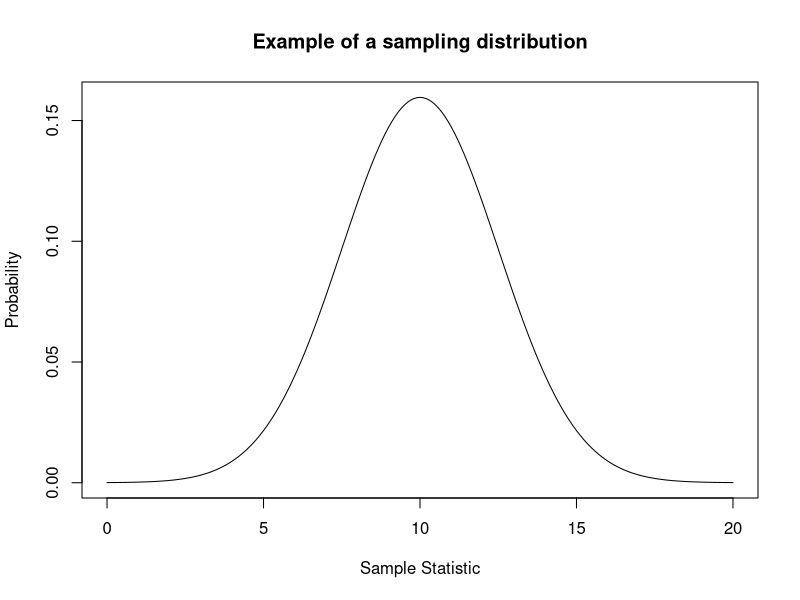
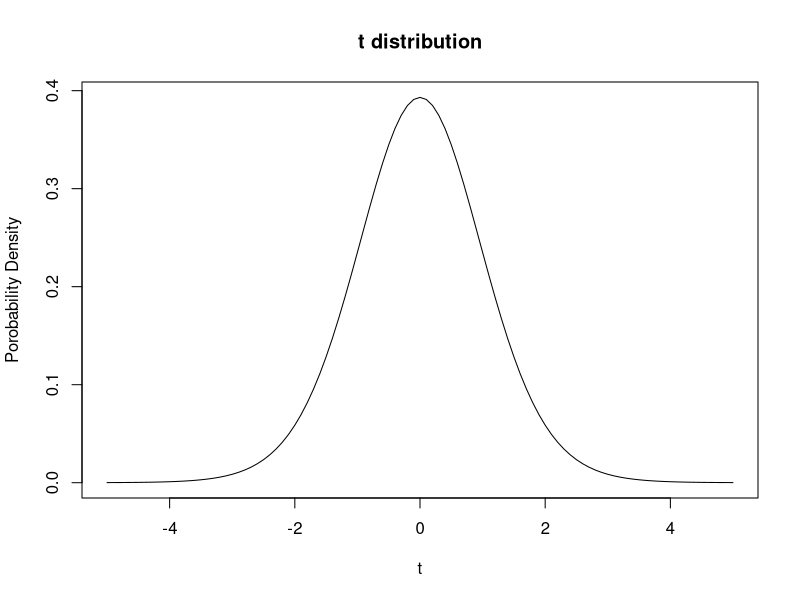
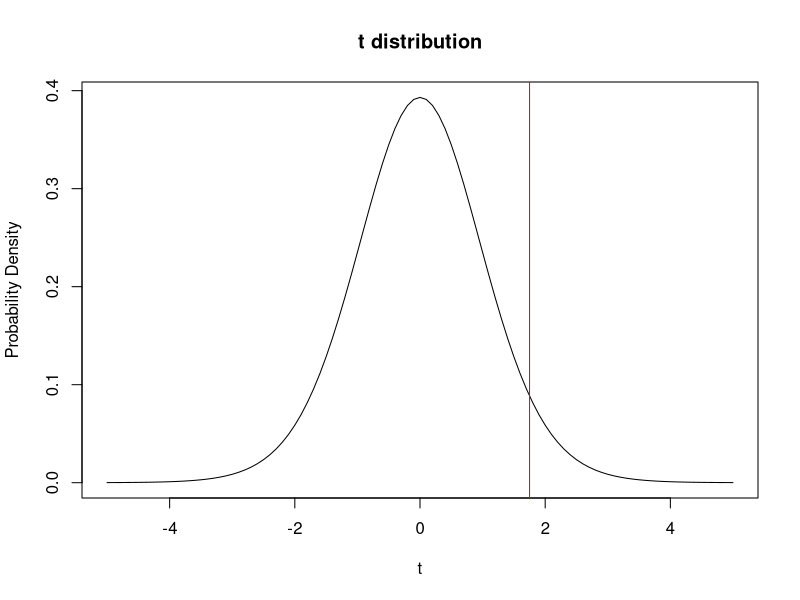
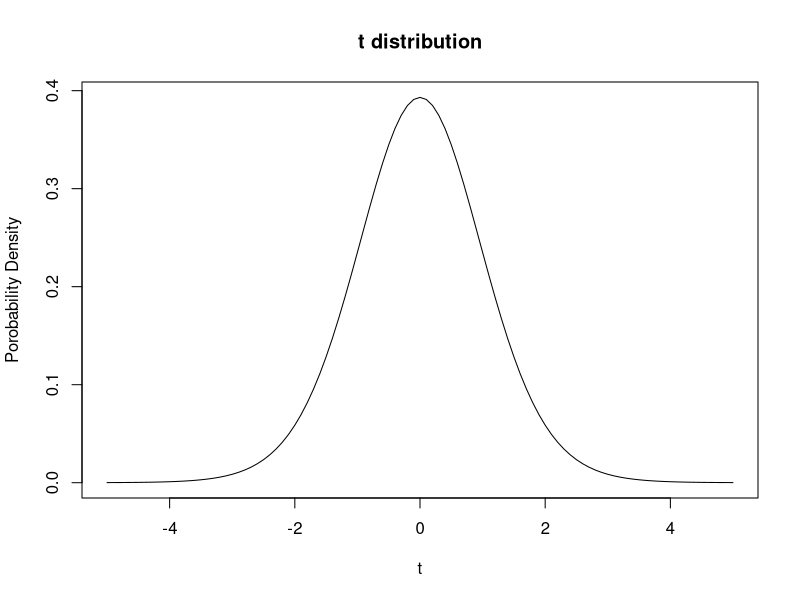

Recreate these plots in R, in order. (Note: this script raises an error after producing the figures.)
## ---- chunk 1
# lets create a super basic normal distribution to represent a sampling distribution.
# the mean of our distribution will be 10 and the standard deviation will be 2.5. 
x <- seq(0, 20, by = .1)
y <- dnorm(x, mean = 10, sd = 2.5)

# now we plot the distribution
plot(x,y,type='l', main="Example of a sampling distribution", ylab='Probability',
     xlab='Sample Statistic')

# Now lets draw a single point from an identical sampling distribution using the rnorm function
# If you are not familiar with rnorm, try running help(rnorm) and see what comes up

#Now lets draw a bunch of points from an idential distribution and see what they look like using the 
#hist() function. Try help(hist) if stuck.

## ---- chunk 2
#What does our t distribution look like?
tdistr=dt(seq(-5,5,by=.1),17)
plot(seq(-5,5,by=.1),tdistr,type="l",main="t distribution",xlab="t",ylab="Porobability Density")

# Let's add a not so random line to represent a theoretical t statistic. 
plot(seq(-5,5,by=.1),tdistr,type="l",main="t distribution",xlab="t",ylab="Probability Density")+
  abline(v=1.75, col='red')
## ---- chunk 3
# First set the sample size we are going to use when we draw our sample. Let's do 20 replicates and call 
# the variable n

# create a sample to use via the rnorm command and call it x. Give it a mean of 10 and a standard  
# deviation of 2.5.  plot it in a histogram and take a look. 
x=

#Quickly remake the t distribution. 
tdistr=dt(seq(-5,5,by=.1),17)
plot(seq(-5,5,by=.1),tdistr,type="l",main="t distribution",xlab="t",ylab="Porobability Density")

# what's our t value and where is it on the distribution?  What do you predict for the result of
# the test?

obs_t=(mean(x)-10)/(sd(x)/sqrt(length(x)))

# R's t test function is called t.test

# do the t.test:

# There are a lot of outputs, but for our purposes we want to focus on 
# the p-value. 
## ---- chunk 4
N_iter=20000
h_out=0
alpha=0.05
for (i in 1:N_iter){
  x=rnorm(n, mean=10, sd=2.5)
  p=t.test(x,mu=10,alternative="g")[["p.value"]]
  if (p < alpha){
  h_out=h_out+1
  }
  }
# So what's the rate of type I error?

h_out/N_iter

# It should be close to our significance level!  If H0 is true and we
# reject the Null we are out in the tail of distribution by chance.  And
# alpha is the probability of that!

# Ok that's all for now.  Go back to slides.
## ---- chunk 5

# first make 2 large samples, lets say 200 and 400 samples each. 
# The mean of x will be 10 and the mean of y will be 11. 
x=
y=

# Look at them using hist().

## ---- chunk 6
# very cute, but let's reduce the number of data points to make this a
# little more messy, I mean realistic. Lets do sample sizes of 20 and 40. 

x=
y=

# Look at them.

hist(x)
hist(y)
## ---- chunk 7

# Here I made the variances equal.  In practice if we are using a two
# sample t test and allowing ourselves to assume equal variances then we
# compute what is called the pooled standard deviation.  

sp=((length(x)-1)*sd(x)^2+(length(y)-1)*sd(y)^2)/(length(x)+length(y)-2)
sp=sqrt(sp)

# and then we need to think about our H0 for a moment.

# let's say our H0 is that the population means are equal.  ie mu1=mu2.  So
# we can calculate our t statistic as follows:
  
obs_t=(mean(x)-mean(y))/sqrt((sp^2)/length(x)+(sp^2)/length(y))

# Now we need to think about our Ha.  Let's say we thought it might be the
# case that mu1 < mu2, That means our t stat would be out there in the left
# tail of the distribution.  Think about an extreme case where we would feel confident
# in saying mu1 < mu2.  Imagine mu1 was 0 and
# mu2 was 1000.  If the samples were large and xbar ~mu1 and ybar ~mu2 then
# tstat would be large and negative! This means to the left.

# ok so what does our t distribution look like?  Where does our observed
# value of t land?  What does that imply for our testing?

tdistr=dt(seq(-5,5,by=.1),length(x)+length(y)-2)
plot(seq(-5,5,by=.1),tdistr,type="l",main="t distribution, 2 samp test example",xlab="",ylab="")

# Ok now use the t.test to confirm our suspicions. look through the help file and figure out how to set 
# the variances as equal

# Note the test can also be done without assuming the variances are equal

# In this case the t stat is a bit easier to calculate, just as we had in
# the presentation.  No pooled sd.  However the dof is approxiamte and is
# estimated from the data using a formula you can look up.
# try running t.test again without specifying that the variances are equal. 

# Due to this approximation the test stat is only approximately t
# distributed so you only get approximately alpha significance.

## ---- chunk 8
# ok we need two samples again.

x=
y=

# same number of data points this time.

# ok, so what are our diffs?

# What's our H0.  Let's say it is that the means are equal again.

# what's our t stat?

obs_t=mean(the_diffs)/(sd(the_diffs)/sqrt(length(the_diffs)))

# what does our t distribution look like? Where is our observed t value?
# What's the likely outcome of our test?

# What's our Ha?  Let's say that it is mu1<mu2, so we need to look at a
# rejection region in the left tail of the distribution.

# ok do the test.  it's t.test again but this time we are going to specify that they are paired. 

